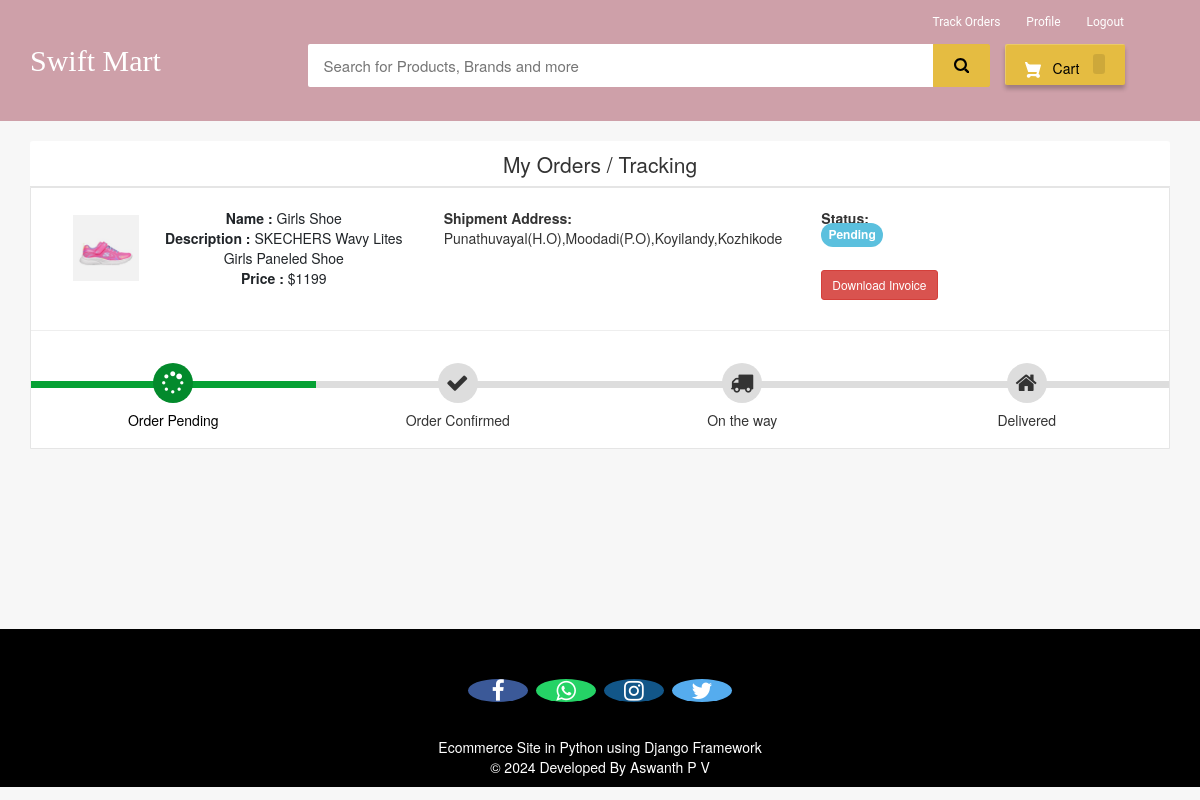
The page /my-order (signed in) on the database as committed earlier.
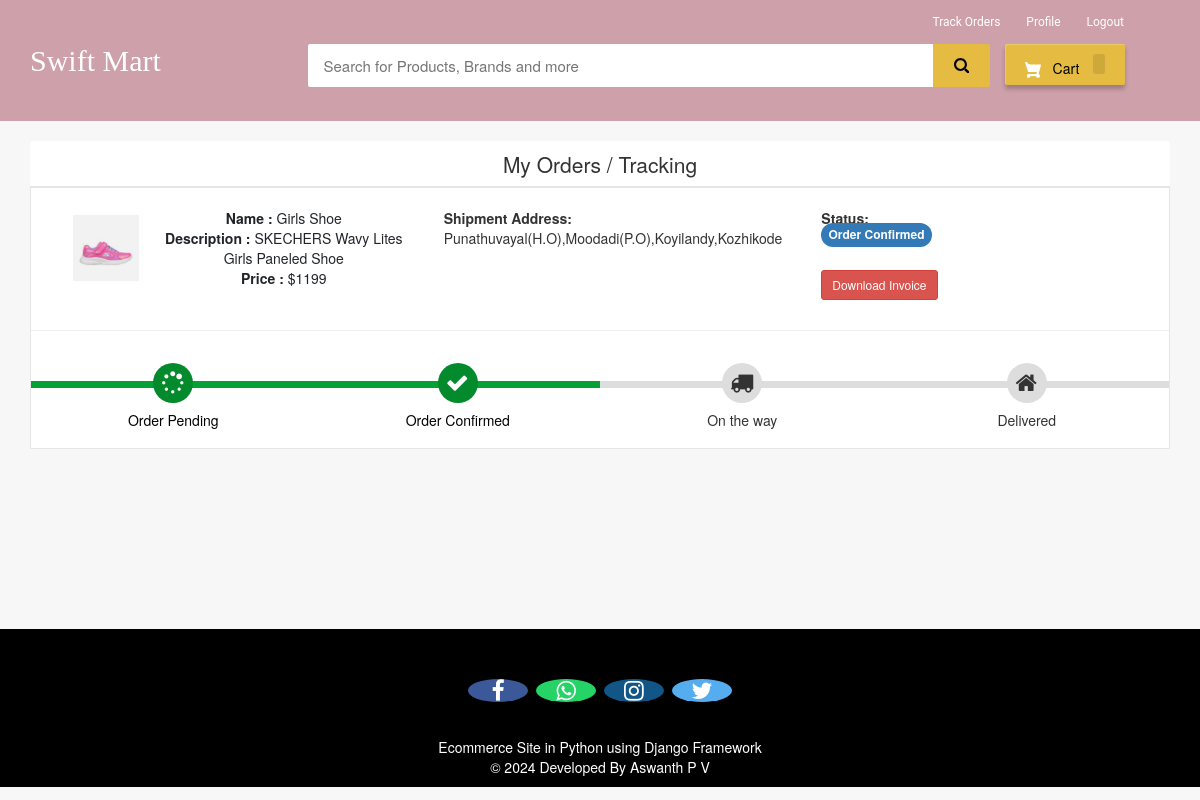
The same page on the database as committed later.
### ecom/models.py (models this page shows)
class Orders(models.Model):
    STATUS =(
        ('Pending','Pending'),
        ('Order Confirmed','Order Confirmed'),
        ('Out for Delivery','Out for Delivery'),
        ('Delivered','Delivered'),
    )
    customer=models.ForeignKey('Customer', on_delete=models.CASCADE,null=True)
    product=models.ForeignKey('Product',on_delete=models.CASCADE,null=True)
    email = models.CharField(max_length=50,null=True)
    address = models.CharField(max_length=500,null=True)
    mobile = models.CharField(max_length=20,null=True)
    order_date= models.DateField(auto_now_add=True,null=True)
    status=models.CharField(max_length=50,null=True,choices=STATUS)

### ecom/views.py (the view)
# urls.py: path('my-order', views.my_order_view,name='my-order'),
@login_required(login_url='customerlogin')
@user_passes_test(is_customer)
def my_order_view(request):
    customer=models.Customer.objects.get(user_id=request.user.id)
    orders=models.Orders.objects.all().filter(customer_id = customer)
    ordered_products=[]
    for order in orders:
        ordered_product=models.Product.objects.all().filter(id=order.product.id)
        ordered_products.append(ordered_product)
    return render(request,'ecom/my_order.html',{'data':zip(ordered_products,orders)})

### ecom/views.py (called while the page is built)
def is_customer(user):
    return user.groups.filter(name='CUSTOMER').exists()

### templates/ecom/my_order.html (shortened to what this page needs)
{% extends 'ecom/customer_base.html' %}
{% load static %}
{% block content %}
<br>
<div class="container">
    <header class="card-header" style="text-align:center; font-size: 21px"> My Orders / Tracking </header>
    {% for products,order in data %}
    <article class="card">
        <div class="card-body">
            <ul class="row" style="margin-left:20px;margin-top:20px;">
                <li class="col-md-4">
                  <figure class="itemside mb-3">
                    {%for product in products%}
                      <div class="aside"><img src="{% static product.product_image.url %}" class="img-sm border"></div>
                      <figcaption class="info align-self-center">
                          <p class="title"><strong>Name : </strong>{{product.name}} <br> <strong>Description : </strong>{{product.description}} <br> <strong>Price : </strong>${{product.price}}</p>
                      </figcaption>
                  </figure>
                </li>
                <li class="col-md-4">
                    <div class="col"> <strong>Shipment Address:</strong> <br> {{order.address}}</div>
                </li>
                <li class="col-md-4">
                    <div class="col"> <strong>Status:</strong> <br>
                        {% if order.status == 'Pending'%}
                        <td> <span class="label label-info" style="font-size: 12px; border-radius: 30px;">{{order.status}}</span></td>
                        {% elif order.status == 'Delivered' %}
                        <td> <span class="label label-success" style="font-size: 12px; border-radius: 30px;">{{order.status}}</span></td>
                        {% elif order.status == 'Out for Delivery' %}
                        <td> <span class="label label-default" style="font-size: 12px; border-radius: 30px;">{{order.status}}</span></td>
                        {%else%}
                          <td> <span class="label label-primary" style="font-size: 12px; border-radius: 30px;">{{order.status}}</span></td>
                        {%endif%}
                    </div> <br>
                    <h4><a style="text-decoration:none;" href="{% url 'download-invoice' order.id product.id  %}" ><button class="btn btn-danger btn-sm">Download Invoice</button></a></h4>
                </li>
                {%endfor%}
            </ul>
            <hr>
            <div class="track">
                {%if order.status == 'Pending' %}
                <div class="step active"> <span class="icon"> <i style="padding-top:3px; padding-right:25px;" class="fa fa-spinner"></i> </span> <span class="text">Order Pending</span> </div>
                <div class="step "> <span class="icon"> <i style="padding-top:3px; padding-right:25px;" class="fa fa-check"></i> </span> <span class="text"> Order Confirmed</span> </div>
                <div class="step "> <span class="icon"> <i style="padding-top:3px; padding-right:25px;" class="fa fa-truck"></i> </span> <span class="text"> On the way </span> </div>
                <div class="step "> <span class="icon"> <i style="padding-top:3px; padding-right:25px;" class="fa fa-home"></i> </span> <span class="text">Delivered</span> </div>
                {%elif order.status == 'Order Confirmed' %}
                <div class="step active"> <span class="icon"> <i style="padding-top:3px; padding-right:25px;" class="fa fa-spinner"></i> </span> <span class="text">Order Pending</span> </div>
                <div class="step active"> <span class="icon"> <i style="padding-top:3px; padding-right:25px;" class="fa fa-check"></i> </span> <span class="text"> Order Confirmed</span> </div>
                <div class="step "> <span class="icon"> <i style="padding-top:3px; padding-right:25px;" class="fa fa-truck"></i> </span> <span class="text"> On the way </span> </div>
                <div class="step "> <span class="icon"> <i style="padding-top:3px; padding-right:25px;" class="fa fa-home"></i> </span> <span class="text">Delivered</span> </div>
                {%endif%}
            </div>
        </div>
    </article><br>
    {%endfor%}
</div>
<br><br><br><br><br>
{% endblock content %}

Rows that differ between the two databases and show on the page:
changed Orders "Punathuvayal(H.O),Moodadi(P.O),Koyilandy,Kozhikode": status "Pending" → "Order Confirmed"
